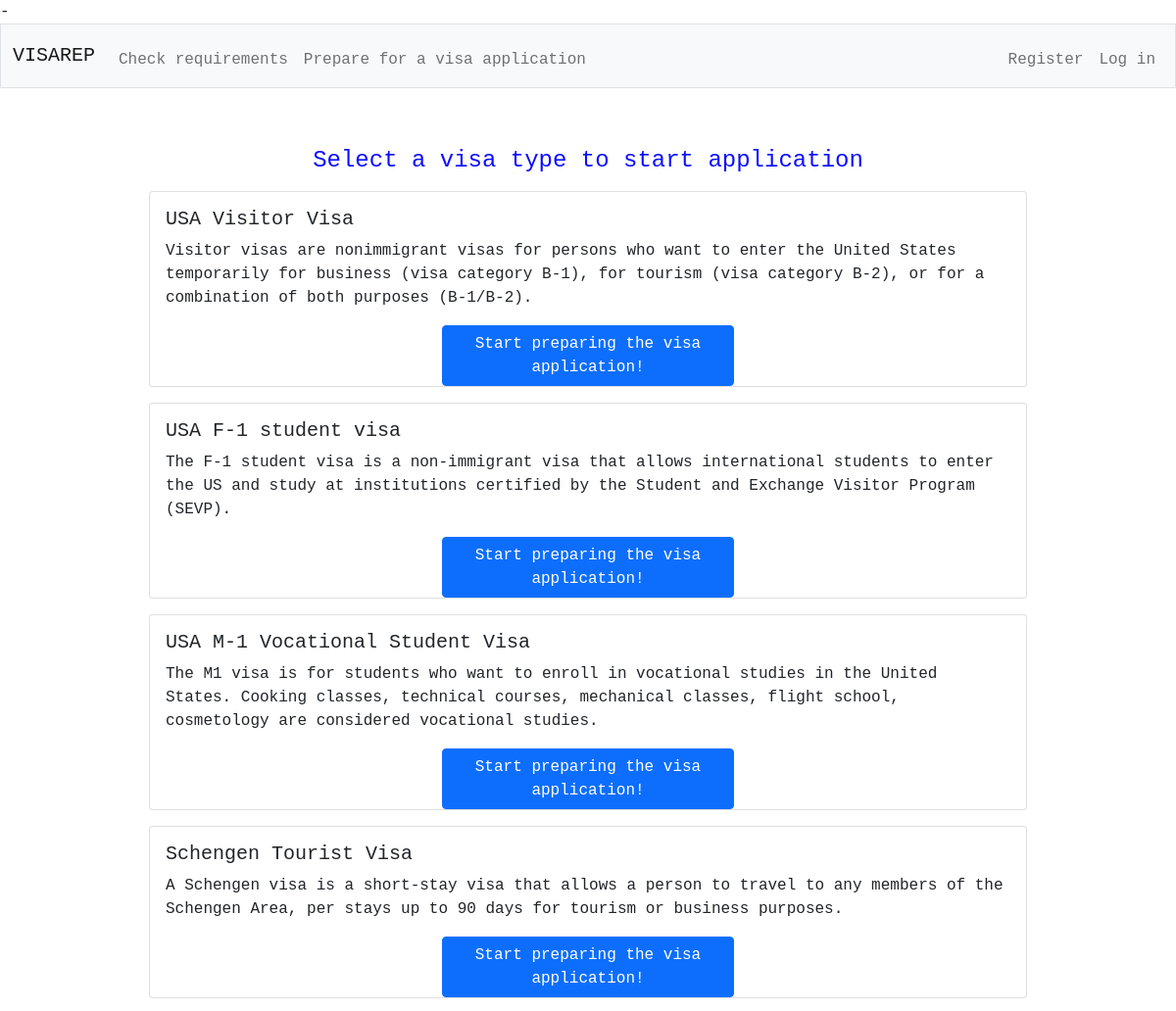
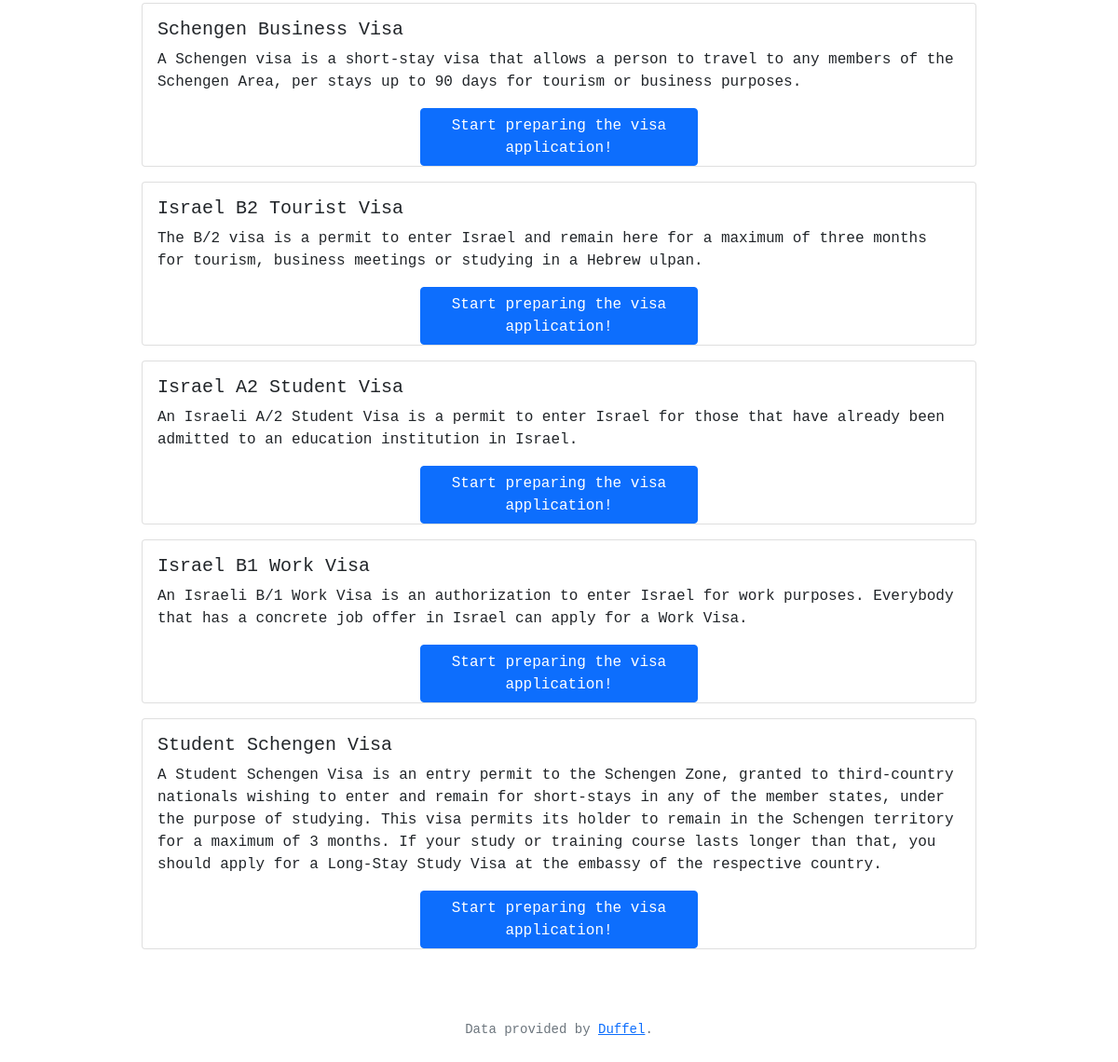
/apply, run on the app's committed database (2 pictures, top to bottom).
### tables this page shows
CREATE TABLE 'Visa_Type' ('Visa_Type_ID' INTEGER PRIMARY KEY AUTOINCREMENT NOT NULL, 'Visa_Type_Name' TEXT NOT NULL, 'Destination' TEXT, 'Purpose' TEXT, 'Description' TEXT);

### app.py (the view)
@app.route("/apply", methods=["POST", "GET"])
def apply():
    if request.method == "POST":
        if required_input(['chosen-type']) == 'failed':
            return apology('Input missing', 400)
        global Visa_Type
        typeID = int(request.form["chosen-type"])
        for type in Visa_Type:
            if type["Visa_Type_ID"] == typeID:
                chosen_visa = type["Visa_Type_Name"]
                break
        require_list = db.execute("SELECT Requirement_Name, Requirement_ID FROM Visa_Requirement WHERE Visa_Type_ID = ?"
                                  ,typeID)
        return render_template("apply.html", require_list = require_list, chosen_visa = chosen_visa)
    else:
        require_list = None
        Visa_Type = db.execute("SELECT * FROM Visa_TYPE")
        return render_template("apply.html", require_list = require_list, Visa_Type=Visa_Type)

### app.py (called while the page is built)
@app.after_request
def after_request(response):
    response.headers["Cache-Control"] = "no-cache, no-store, must-revalidate"
    response.headers["Expires"] = 0
    response.headers["Pragma"] = "no-cache"
    return response

### templates/apply.html (shortened to what this page needs)
{% extends "layout.html" %}
{% block main %}
<div class="main-body">
    {% if require_list %}
    <div class="page-header">
        <h5> Requirements for your {{chosen_visa}}: </h5>
        <p></p>
    </div>
    <div>
        {% for req in require_list %}
            <li class="list-group-item">
                {{req["Requirement_Name"]}}
            </li>
        {% endfor %}
        <form action="/application", method="POST">
            <button class="btn btn-primary center_aligned" type="submit">
                <input name = "application" value ="{{chosen_visa}}" hidden>
                Create a visa folder for this application
            </button>
        </form>
    </div>
    {% else %}
    <div class="page-header">
        <h4> Select a visa type to start application</h4>
    </div>
    <div>
        <div class="row">
            {% for visa in Visa_Type %}
            <div class="col-sm-10 centered-align">
                <div class="card">
                    <div class="card-body">
                        <h5 class="card-title" name="visa-type" >{{visa["Visa_Type_Name"]}}</h5>
                        <p class="card-text">{{visa["Description"]}}</p>
                    </div>
                    <form action="/apply" method="POST">
                        <div class="d-grid gap-2 col-6 mx-auto">
                            <button type="submit" class="btn btn-primary col-8 centered-align">
                                Start preparing the visa application!
                            </button>
                        </div>
                    </form>
                </div>
            </div>
            {% endfor %}
        </div>
    </div>
    {% endif %}
</div>
{% endblock %}

### templates/layout.html (shortened to what this page needs)
<!DOCTYPE html>
<html lang="en">
    <head>
        -<link href="https://cdn.jsdelivr.net/npm/bootstrap@5.1.3/dist/css/bootstrap.min.css" rel="stylesheet">
        <link href="/static/styles.css" rel="stylesheet">
    </head>
    <body>
        <nav class="bg-light border navbar navbar-expand-md navbar-light">
            <div class="container-fluid">
                <a class="navbar-brand" href="/"><span class="blue">VISAREP</span></a>
                <div class="collapse navbar-collapse" id="navbar">
                    <ul class="navbar-nav me-auto mt-2">
                        <li class="nav-item"><a class="nav-link" href="/inquiry">Check requirements</a></li>
                        <li class="nav-item"><a class="nav-link" href="/apply">Prepare for a visa application</a></li>
                    </ul>
                    {% if session["user_id"] %}
                        <ul class="navbar-nav me-auto mt-2">
                            <li class="nav-item"><a class="nav-link" href="/application">Your applications</a></li>
                            <li class="nav-item"><a class="nav-link" href="/logout">Log out</a></li>
                        </ul>
                    {% else %}
                        <ul class="navbar-nav ms-auto mt-2">
                            <li class="nav-item"><a class="nav-link" href="/register">Register</a></li>
                            <li class="nav-item"><a class="nav-link" href="/login">Log in</a></li>
                        </ul>
                    {% endif %}
                </div>
            </div>
        </nav>
        <main>
            {% block main %}{% endblock %}
        </main>
        <footer class="mb-5 small text-center text-muted">
            Data provided by <a href="https://duffel.com/docs/api/overview/welcome">Duffel</a><a>.</a>
        </footer>
    </body>
</html>

### static/styles.css (style rules this page uses)
body { font-family: Monospace }
.main-body { padding: 5% 5% 5% 5%; }
.page-header { text-align: center; font-weight: 500; color: #0d0eff; }
.centered-align { margin: auto !important; }

### data on the page
Visa_Type: Visa_Type_Name "USA Visitor Visa", Description "Visitor visas are nonimmigrant visas for persons who want to enter the United States temporarily for business (visa category B-1), for tourism (visa category B-2), or for a combination of both purposes (B-1/B-2)."
Visa_Type: Visa_Type_Name "USA F-1 student visa", Description "The F-1 student visa is a non-immigrant visa that allows international students to enter the US and study at institutions certified by the Student and Exchange Visitor Program (SEVP)."
Visa_Type: Visa_Type_Name "USA M-1 Vocational Student Visa", Description "The M1 visa is for students who want to enroll in vocational studies in the United States. Cooking classes, technical courses, mechanical classes, flight school, cosmetology are considered vocational studies."
Visa_Type: Visa_Type_Name "Schengen Tourist Visa", Description "A Schengen visa is a short-stay visa that allows a person to travel to any members of the Schengen Area, per stays up to 90 days for tourism or business purposes."
Visa_Type: Visa_Type_Name "Schengen Business Visa", Description "A Schengen visa is a short-stay visa that allows a person to travel to any members of the Schengen Area, per stays up to 90 days for tourism or business purposes."
Visa_Type: Visa_Type_Name "Israel B2 Tourist Visa", Description "The B/2 visa is a permit to enter Israel and remain here for a maximum of three months for tourism, business meetings or studying in a Hebrew ulpan."
Visa_Type: Visa_Type_Name "Israel A2 Student Visa", Description "An Israeli A/2 Student Visa is a permit to enter Israel for those that have already been admitted to an education institution in Israel."
Visa_Type: Visa_Type_Name "Israel B1 Work Visa", Description "An Israeli B/1 Work Visa is an authorization to enter Israel for work purposes. Everybody that has a concrete job offer in Israel can apply for a Work Visa."
Visa_Type: Visa_Type_Name "Student Schengen Visa", Description "A Student Schengen Visa is an entry permit to the Schengen Zone, granted to third-country nationals wishing to enter and remain for short-stays in any of the member states, under the purpose of studying. This visa permits its holder to remain in the Schengen territory for a maximum of 3 months. If your study or training course lasts longer than that, you should apply for a Long-Stay Study Visa at the embassy of the respective country."
